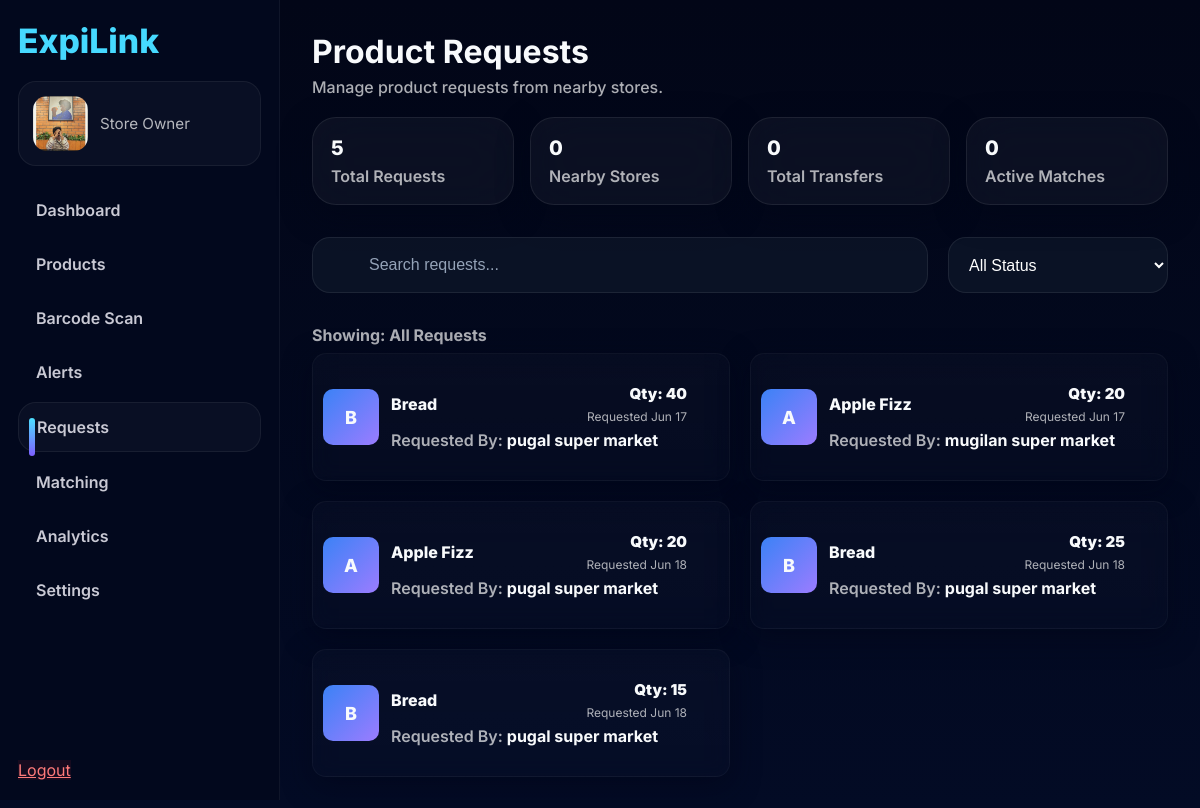
Screenshot of /requests/ with the database file from the repository.
### stores/models.py (models this page shows, shortened)
class Request(models.Model):
    store = models.ForeignKey(
        Store,
        on_delete=models.CASCADE
    )
    product_name = models.CharField(max_length=100)
    quantity_needed = models.IntegerField()
    created_at = models.DateTimeField(auto_now_add=True)

class Store(models.Model):
    store_name = models.CharField(max_length=100)
    owner_name = models.CharField(max_length=100)
    phone = models.CharField(max_length=15)
    email = models.EmailField()
    location = models.CharField(max_length=200)
    latitude = models.FloatField(default=0)
    longitude = models.FloatField(default=0)

### stores/views.py (the view)
# urls.py: path('requests/', requests_page, name='requests'),
def requests_page(request):
    from math import radians, cos, sin, asin, sqrt
    requests_qs = Request.objects.all()
    current_store = None
    try:
        if request.user and request.user.is_authenticated:
            current_store = Store.objects.filter(email__iexact=request.user.email).first()
    except Exception:
        current_store = None
    def haversine(lat1, lon1, lat2, lon2):
        try:
            lat1, lon1, lat2, lon2 = map(radians, [lat1, lon1, lat2, lon2])
            dlat = lat2 - lat1
            dlon = lon2 - lon1
            a = sin(dlat/2)**2 + cos(lat1) * cos(lat2) * sin(dlon/2)**2
            c = 2 * asin(sqrt(a))
            km = 6371 * c
            return km
        except Exception:
            return None
    nearby_store_count = 0
    try:
        stores_qs = Store.objects.exclude(id=current_store.id) if current_store else Store.objects.all()
        if current_store and current_store.latitude and current_store.longitude:
            for s in stores_qs:
                if s.latitude is None or s.longitude is None:
                    continue
                dist = haversine(current_store.latitude, current_store.longitude, s.latitude, s.longitude)
                if dist is not None and dist <= 30:
                    nearby_store_count += 1
        else:
            nearby_store_count = stores_qs.count() if current_store else Store.objects.count()
            if current_store:
                nearby_store_count = max(0, nearby_store_count)
    except Exception:
        nearby_store_count = Store.objects.exclude(id=getattr(current_store, 'id', None)).count() if current_store else Store.objects.count()
    total_transfers = Transfer.objects.filter(status__iexact='completed').count()
    active_matches = []
    active_match_count = 0
    try:
        if current_store:
            other_requests = Request.objects.exclude(store=current_store).filter(status__iexact='pending')
            for req in other_requests:
                has_prod = Product.objects.filter(
                    store=current_store,
                    product_name__iexact=req.product_name,
                    quantity__gt=0
                ).exists()
                if has_prod:
                    active_matches.append(req)
            active_match_count = len(active_matches)
        else:
            active_matches = []
            active_match_count = 0
    except Exception:
        active_matches = []
        active_match_count = 0
    try:
        available_products_set = set()
        if current_store:
            available_products_set = set(Product.objects.filter(store=current_store, quantity__gt=0).values_list('product_name', flat=True))
        for req in requests_qs:
            is_nearby = False
            try:
                if current_store and current_store.latitude and current_store.longitude and req.store.latitude and req.store.longitude:
                    dist = haversine(current_store.latitude, current_store.longitude, req.store.latitude, req.store.longitude)
                    if dist is not None and dist <= 30:
                        is_nearby = True
            except Exception:
                is_nearby = False
            req_status = getattr(req, 'status', '')
            is_transfer = str(req_status).lower() in ('approved', 'completed')
            is_match = False
            try:
                if current_store and req.product_name in available_products_set:
                    is_match = True
            except Exception:
                is_match = False
            setattr(req, 'is_nearby', is_nearby)
            setattr(req, 'is_transfer', is_transfer)
            setattr(req, 'is_match', is_match)
    except Exception:
        for req in requests_qs:
            setattr(req, 'is_nearby', False)
            setattr(req, 'is_transfer', False)
            setattr(req, 'is_match', False)
    context = {
        'requests': requests_qs,
        'nearby_store_count': nearby_store_count,
        'total_transfers': total_transfers,
        'active_matches': active_matches,
        'active_match_count': active_match_count,
    }
    return render(request, 'requests.html', context)

### templates/requests.html (shortened to what this page needs)
<!doctype html>
<html lang="en">
<head>
</head>
{% load static %}
<body>
  {% include 'components/sidebar.html' %}
  <main class="page">
    <div class="container">
      <header class="header">
        <div class="title-wrap">
          <h1>Product Requests</h1>
          <div class="subtitle">Manage product requests from nearby stores.</div>
        </div>
      </header>
      <section class="stats">
          <div id="card-all" class="stat-card">
          <div class="stat-value">{{ requests|length }}</div>
          <div class="stat-label">Total Requests</div>
        </div>
          <div id="card-nearby" class="stat-card">
          <div class="stat-value">{{ total_stores|default:0 }}</div>
          <div class="stat-label">Nearby Stores</div>
        </div>
          <div id="card-transfer" class="stat-card">
          <div class="stat-value">{{ total_transfers|default:0 }}</div>
          <div class="stat-label">Total Transfers</div>
        </div>
          <div id="card-match" class="stat-card">
          <div class="stat-value">{{ active_matches|default:0 }}</div>
          <div class="stat-label">Active Matches</div>
        </div>
      </section>
      <div class="products-toolbar">
        <div class="search-box">
            <input type="text" placeholder="Search requests..." id="requestSearch">
        </div>
            <select id="statusFilter" class="filter-select">
              <option value="all">All Status</option>
            </select>
      </div>
      <div class="products-container">
        <div id="filterLabel" style="color:var(--muted);margin-bottom:8px;font-weight:700">Showing: All Requests</div>
        <div id="cardsGrid" class="products-grid">
          {% for req in requests %}
            <article class="request-card" data-id="{{ req.id }}" data-status="{{ req.status|lower }}" {% if req.is_nearby %}data-nearby="true"{% else %}data-nearby="false"{% endif %} {% if req.is_transfer %}data-transfer="true"{% else %}data-transfer="false"{% endif %} {% if req.is_match %}data-match="true"{% else %}data-match="false"{% endif %}>
              <div class="prod-top" style="display:flex;align-items:center;gap:12px;width:100%">
                <div class="req-thumb">{{ req.product_name|first|upper }}</div>
                <div style="flex:1;min-width:0">
                  <div style="display:flex;align-items:center;justify-content:space-between;gap:12px">
                    <div class="req-name">{{ req.product_name }}</div>
                    <div class="right-meta">
                      <div style="font-weight:900;font-size:15px">Qty: {{ req.quantity_needed }}</div>
                      <div style="color:var(--muted);font-size:12px">Requested {{ req.created_at|date:"M d" }}</div>
                    </div>
                  </div>
                  <div style="margin-top:6px;color:var(--muted);font-weight:600">Requested By: <strong style="color:var(--text)">{{ req.store.store_name }}</strong></div>
                </div>
              </div>
              <div style="margin-left:12px;display:flex;align-items:flex-start;flex-direction:column;gap:6px">
                <span class="status-badge {{ req.status }}">{{ req.status|capfirst }}</span>
              </div>
            </article>
          {% empty %}
            <div style="color:var(--muted);padding:18px;background:var(--glass);border:1px solid var(--glass-border);border-radius:12px">No requests yet</div>
          {% endfor %}
        </div>
      </div>
    </div>
  </main>
</body>
</html>

### templates/requests.html (style rules this page uses)
:root { --bg-grad-start:#020617; --bg-grad-end:#030B25; --glass: rgba(255,255,255,0.04); --glass-border: rgba(255,255,255,0.08); --glass-radius:24px; --glass-blur:25px; --accent-1:#22D3EE; --accent-2:#3B82F6; --cyan:#3EE7FF; --text:#F8FAFC; --muted:rgba(255,255,255,0.68); }
* { box-sizing:border-box }
html,body { height:100%;margin:0;font-family:Inter,system-ui,-apple-system,Segoe UI,Roboto,"Helvetica Neue",Arial;color:var(--text);background:linear-gradient(180deg,var(--bg-grad-start),var(--bg-grad-end));-webkit-font-smoothing:antialiased }
main.page { margin-left:280px; padding:32px; min-height:100vh }
.container { width:100%;margin:0;max-width:none }
h1 { font-size:32px;margin:0;font-weight:700 }
.subtitle { color:var(--muted);margin-top:6px;font-weight:500 }
.stats { display:grid;grid-template-columns:repeat(4,1fr);gap:16px;margin-top:20px }
.stat-card { background:var(--glass);backdrop-filter:blur(var(--glass-blur));border:1px solid var(--glass-border);border-radius:var(--glass-radius);padding:18px;box-shadow:0 10px 30px rgba(2,6,23,0.6);transition:transform .22s ease, box-shadow .22s ease }
.stat-value { font-size:20px;font-weight:800;color:var(--text) }
.stat-label { color:var(--muted);margin-top:6px;font-weight:600 }
.products-toolbar { display:flex; gap:20px; align-items:center; margin:32px 0; }
.search-box { flex:1; position:relative; }
.search-box input { width:100%; height:56px; border-radius:18px; border:1px solid rgba(255,255,255,0.08); background:rgba(15,23,42,0.7); color:#fff; font-size:1rem; padding:0 20px 0 56px; outline:none; }
.search-box input::placeholder { color:#94A3B8 }
.filter-select { width:220px; height:56px; border-radius:18px; border:1px solid rgba(255,255,255,0.08); background:rgba(15,23,42,0.7); color:white; padding:0 16px; font-size:1rem; }
.products-container { width:100%;max-width:none }
.inventory, .products-grid { display:grid;grid-template-columns:repeat(2,minmax(0,1fr));gap:20px;margin-top:8px;width:100%;align-items:start }
.request-card { background:linear-gradient(180deg, rgba(255,255,255,0.02), rgba(255,255,255,0.01));border-radius:14px;padding:10px;height:128px;width:100%;min-height:120px;display:flex;flex-direction:row;align-items:center;border:1px solid rgba(255,255,255,0.04);backdrop-filter:blur(10px);box-shadow:0 8px 28px rgba(2,6,23,0.55);transition:transform .18s cubic-bezier(.2,.9,.25,1), box-shadow .18s ease, opacity .2s ease }
.req-thumb { width:56px;height:56px;border-radius:10px;background:linear-gradient(135deg,var(--accent-2),#9b7cff);display:flex;align-items:center;justify-content:center;font-weight:800;font-size:18px;flex:0 0 56px }
.req-name { font-weight:800;font-size:16px;line-height:1.05 }
.right-meta { display:flex;flex-direction:column;align-items:flex-end;gap:6px;min-width:86px }
.status-badge { display:inline-block;padding:6px 10px;border-radius:999px;font-weight:700;font-size:12px;text-transform:capitalize }
.stat-card { cursor:pointer;transition:transform .18s ease, box-shadow .18s ease, border .12s ease }

### rows the page displays
Request: product_name|first "B", product_name "Bread", quantity_needed "40", created_at "Jun 17", store.store_name "pugal super market"
Request: product_name|first "A", product_name "Apple Fizz", quantity_needed "20", created_at "Jun 17", store.store_name "mugilan super market"
Request: product_name|first "A", product_name "Apple Fizz", quantity_needed "20", created_at "Jun 18", store.store_name "pugal super market"
Request: product_name|first "B", product_name "Bread", quantity_needed "25", created_at "Jun 18", store.store_name "pugal super market"
Request: product_name|first "B", product_name "Bread", quantity_needed "15", created_at "Jun 18", store.store_name "pugal super market"

### other values shown
{{ requests|length }} "5"
{{ total_stores|default:0 }} "0"
{{ total_transfers|default:0 }} "0"
{{ active_matches|default:0 }} "0"
